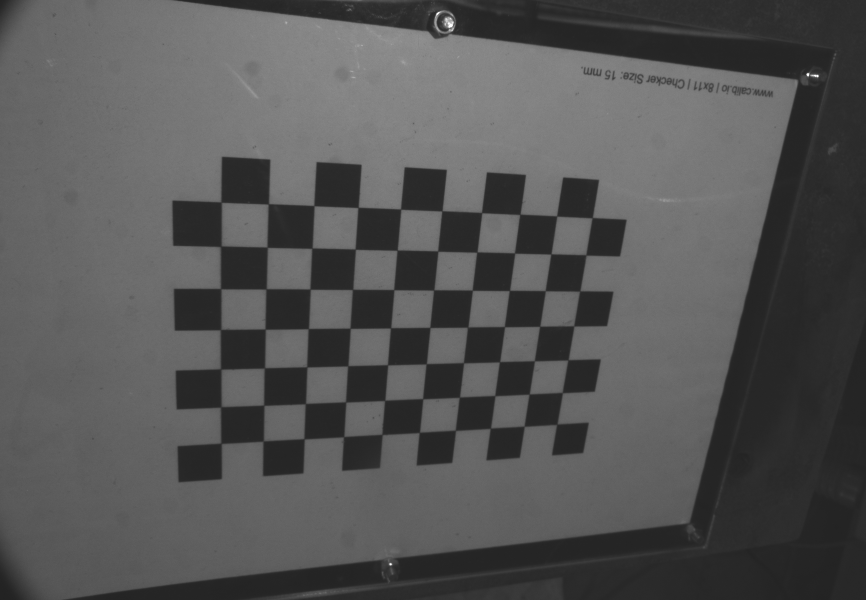
#> input picture VisionVer10/Mycamera/CheckerBoard/1.png, 1732 x 1200 px (shown at 1/2 size); its folder holds only this picture in this run
$ python VideoCapture.py
#> lines starting #> are read from the running program, lines starting #| are printed output that depends on the picture; long printed decimals are rounded
### VisionVer10/MyLibrary.py
import sys
import cv2 as cv
import numpy as np
import serial
import time
from math import log

class vision():
    def __init__(self):
        self.intrinsic=np.array([[1.42612167e+03, 0.00000000e+00, 9.47753525e+02],
                                [0.00000000e+00, 1.42350603e+03, 5.80233535e+02],
                                [0.00000000e+00, 0.00000000e+00, 1.00000000e+00]])
        self.dist_coffs=np.array([[-8.76138852e-02, 2.07436397e-02, 1.09728038e-03, -3.02686811e-05, 3.81461021e-01]])
        # eye to hand coordinatex`
        self.eye2hand = np.array([[-9.02106742e-01 ,-2.94502342e-01, -3.15391497e-01,  7.38807766e+01],
                                [ 4.25587844e-01, -7.27928315e-01, -5.37582882e-01,  2.08396646e+02],
                                [-7.12629839e-02, -6.19183929e-01,  7.82005658e-01, -1.16456924e+02],
                                [ 0.00000000e+00,  0.00000000e+00,  0.00000000e+00,  1.00000000e+00]])
        # coeffcients of laser plane: ax + by + cz + d = 0
        a = 7.73439152e-02
        b = 1.75084734e+00
        c = -1
        d  = 2.73260711e+02
        self.plane = [a,b,c,d]
        self.rows = 1208
        self.cols = 1928

    # [177 lines left out: functions Preprocessing, LaserCenter, CrossLaser, TripleLaser, CD, houghline and 6 more, not called in this run]

    def CalibParams(self):
        square_size = 15
        objp = np.zeros((7*10,3), np.float32)
        objp[:,:2] = np.mgrid[0:10,0:7].T.reshape(-1,2)*square_size
        return objp


class yaskawa():
    # [79 lines left out: functions __init__, __bbc, __SplitData, __ReadUntil, RposC, __CombineData, not called in this run]

    def __bytes_needed(self,number):
        return int(log(number, 256)) + 1

    # [38 lines left out: functions hold, movL, not called in this run]
                        # time.sleep(0.02)
                        # currP = self.RposC()
                        # distance = np.linalg.norm(position[0:3] - currP[0:3]) # calculate distance respectively to x axis


### VisionVer10/VideoCapture.py
# sourse: https://stackoverflow.com/questions/39272510/camera-calibration-with-circular-pattern/39328596
import cv2 as cv
import glob
from MyLibrary import vision

vis = vision()
objp = vis.CalibParams()
# termination criteria
criteria = (cv.TERM_CRITERIA_EPS + cv.TERM_CRITERIA_MAX_ITER, 30, 0.001)

out = cv.VideoWriter('outpy.mp4',cv.VideoWriter_fourcc(*'MP4V'), 10, (1732,1200), 0)

# Arrays to store object points and image points from all the ima ges.
objpoints = [] # 3d point in real world space
imgpoints = [] # 2d points in image plane.
count = 0
images = glob.glob('D:/Desktop/Mycamera/CheckerBoard/*.png')
for fname in images:
    img = cv.imread(fname)
#> img is the input picture: shape (1200, 1732, 3); min 34, max 255, mean 84.6
    gray = cv.cvtColor(img,cv.COLOR_BGR2GRAY)
    ret, corners = cv.findChessboardCorners(gray, (10,7),None)
#> ret = True; corners = 70 rows, first 8: [1114.7, 848.5], [1048.6, 852.9], [981.2, 857], [911.7, 861.4], [839.2, 865.3], [764.5, 869.5], [687.8, 873.9], [608.5, 878]
    if ret == True:
        objpoints.append(objp.astype('float32'))
        corners2 = cv.cornerSubPix(gray,corners,(11,11),(-1,-1),criteria)
#> corners2 = 70 rows, first 8: [1114.2, 849], [1048.8, 852.9], [981.2, 857], [911.3, 861.1], [839.2, 865.2], [764.6, 869.4], [687.8, 873.9], [608.6, 878.1]
        imgpoints.append(corners2)
        # Draw and display the corners
        img = cv.drawChessboardCorners(img, (10,7), corners2,ret)
        cv.circle(img, (int(corners2[0][0][0]),int(corners2[0][0][1])), 20, [255,0,0], 10)
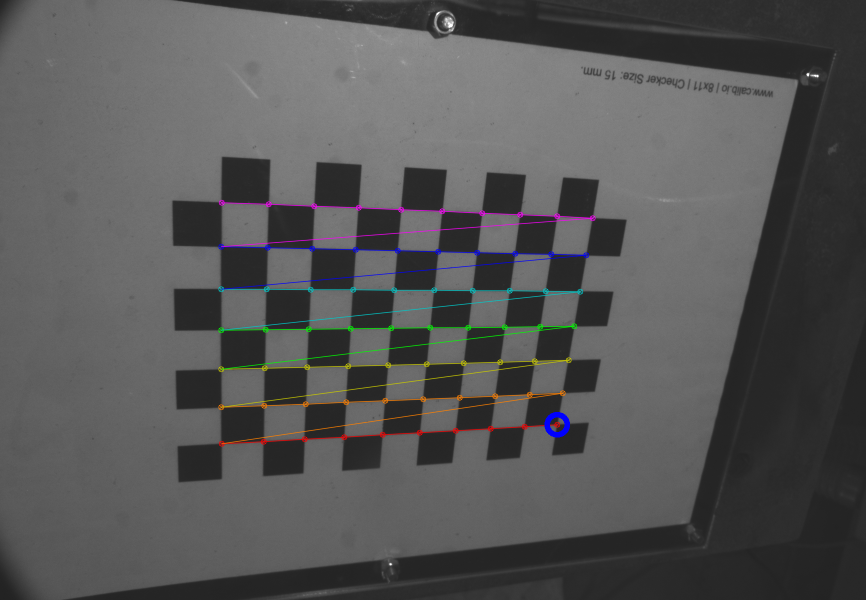
#> img: shape (1200, 1732, 3) (shown at 1/2 size); mean B, G, R 85, 84.9, 85
        resized = cv.resize(img, (960, 520), interpolation = cv.INTER_AREA)
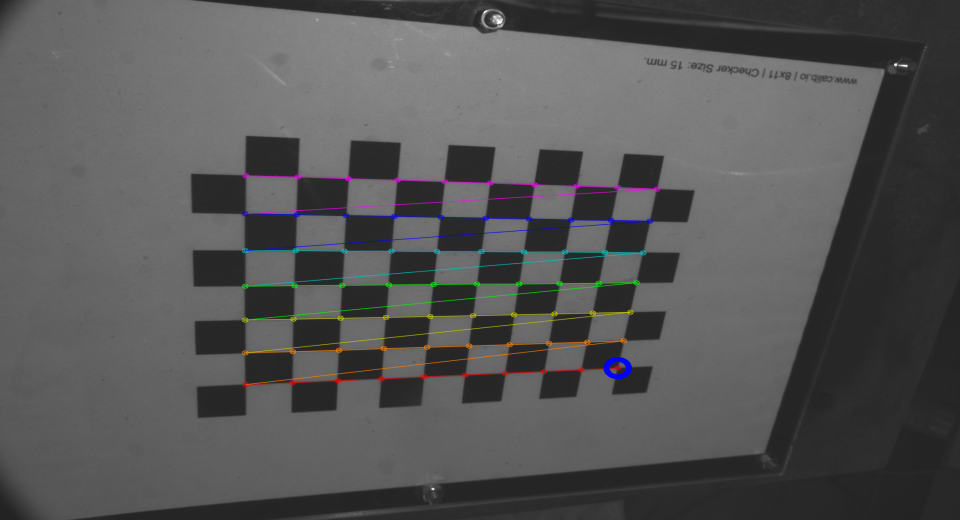
#> resized: shape (520, 960, 3); mean B, G, R 85, 84.9, 85
        out.write(gray)
        print(gray.shape)
#| (1200, 1732)
        cv.imshow('img',resized)
        count = count + 1
        cv.waitKey(100)
ret, mtx, dist, rvecs, tvecs = cv.calibrateCamera(objpoints, imgpoints, gray.shape[::-1],None,None)
#> ret = 0.14; mtx = [[1357.2, 0, 864.5], [0, 1313.4, 619.9], [0, 0, 1]]; dist = [[-0.0999, 0.291, 0.00192, 0.00792, -0.167]]; rvecs = ([0.477, 0.484, -3.02],); tvecs = ([52.07, 49.43, 283.2],)
print("RMS: " ,ret)
#| RMS:  0.1399
print("total of images:" ,count)
print("intrinsic", mtx)
#| intrinsic [[1.35722294e+03 0.00000000e+00 8.64467899e+02]
#|  [0.00000000e+00 1.31342588e+03 6.19902566e+02]
#|  [0.00000000e+00 0.00000000e+00 1.00000000e+00]]
print("dist_coffs", dist)
#| dist_coffs [[-0.09985  0.2912  0.001916  0.007922 -0.1671]]
cv.destroyAllWindows()

$ run again, on VisionVer10/Mycamera/CheckerBoard/2.png
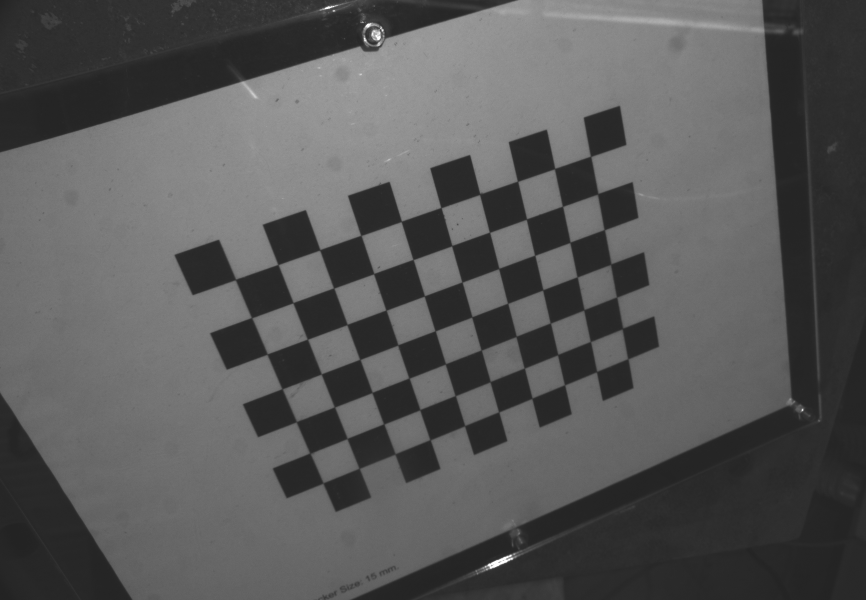
#> input picture VisionVer10/Mycamera/CheckerBoard/2.png, 1732 x 1200 px (shown at 1/2 size)
#> img is the input picture: shape (1200, 1732, 3); min 34, max 255, mean 88.2
#> `ret, corners = cv.findChessboardCorners(gray, (10,7),None)`: ret = True; corners = 70 rows, first 8: [471.2, 559.5], [556.5, 529.6], [640.3, 499.7], [722, 471.2], [803.1, 443.1], [882.5, 415.5], [959.4, 389.6], [1035.4, 362.7]
#> corners2 = 70 rows, first 8: [471.3, 559.3], [556.5, 529.5], [640.1, 500.2], [722.4, 471.3], [803, 443.2], [882.4, 415.7], [960.1, 388.4], [1035.6, 363]
#> `cv.circle(img, (int(corners2[0][0][0]),int(corners2[0][0][1])), 20, [2..`:
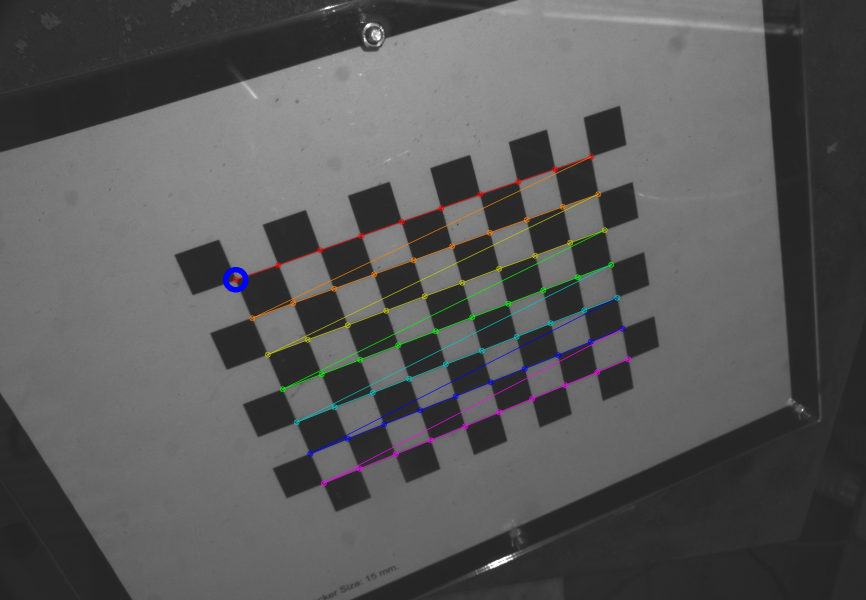
#> img: shape (1200, 1732, 3) (shown at 1/2 size); mean B, G, R 88.5, 88.5, 88.6
#> `resized = cv.resize(img, (960, 520), interpolation = cv.INTER_AREA)`:
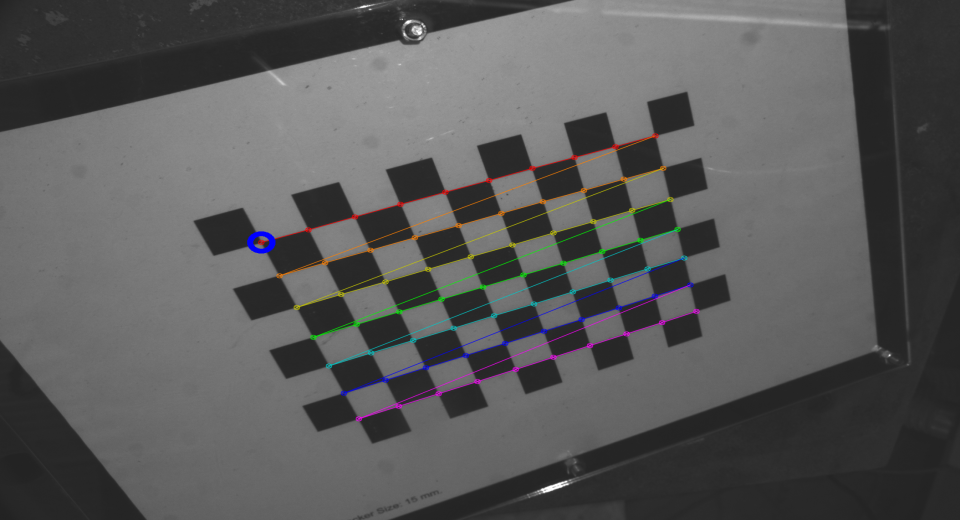
#> resized: shape (520, 960, 3); mean B, G, R 88.5, 88.5, 88.6
#| (1200, 1732)
#> `ret, mtx, dist, rvecs, tvecs = cv.calibrateCamera(objpoints, imgpoints..`: ret = 0.155; mtx = [[1336, 0, 890.4], [0, 1322.9, 562.1], [0, 0, 1]]; dist = [[-0.147, 0.977, 0.00179, 0.00301, -3.68]]; rvecs = ([0.362, -0.24, -0.315],); tvecs = ([-70.7, -0.489, 222.8],)
#| RMS:  0.1546
#| intrinsic [[1.33603366e+03 0.00000000e+00 8.90419662e+02]
#|  [0.00000000e+00 1.32288930e+03 5.62090689e+02]
#|  [0.00000000e+00 0.00000000e+00 1.00000000e+00]]
#| dist_coffs [[-1.46669392e-01  9.76535102e-01  1.78854651e-03  3.00932154e-03
#|   -3.67859766e+00]]

$ run again, on VisionVer10/Mycamera/CheckerBoard/4.png
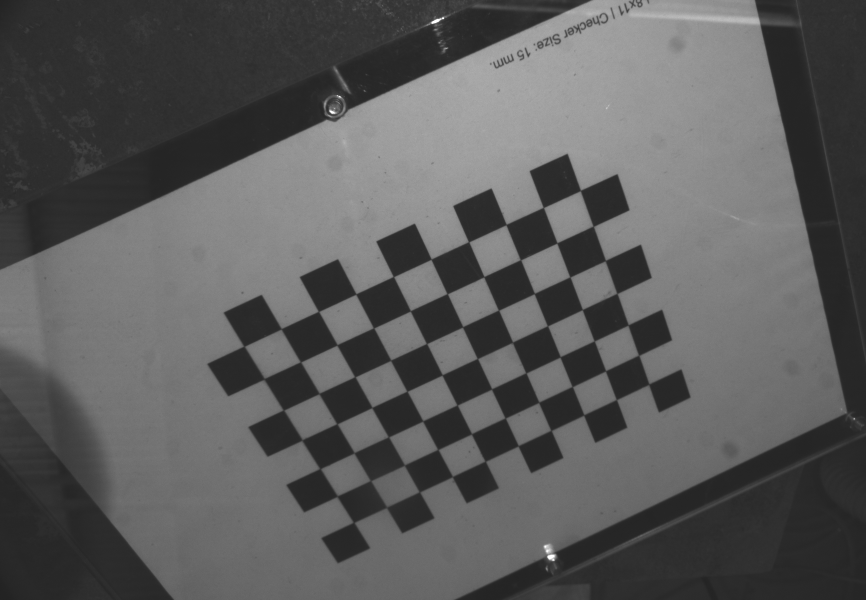
#> input picture VisionVer10/Mycamera/CheckerBoard/4.png, 1732 x 1200 px (shown at 1/2 size)
#> img is the input picture: shape (1200, 1732, 3); min 34, max 255, mean 90.9
#> `ret, corners = cv.findChessboardCorners(gray, (10,7),None)`: ret = True; corners = 70 rows, first 8: [1296.4, 767.5], [1233.5, 800], [1166.4, 829.3], [1103.1, 859.5], [1038.6, 893.2], [971, 923], [905, 954], [838.7, 986.2]
#> corners2 = 70 rows, first 8: [1298.1, 768.8], [1233.2, 799.7], [1168, 830.4], [1102.6, 861.3], [1036.8, 892.1], [970.9, 922.9], [905.4, 953.8], [839.3, 984.3]
#> `cv.circle(img, (int(corners2[0][0][0]),int(corners2[0][0][1])), 20, [2..`:
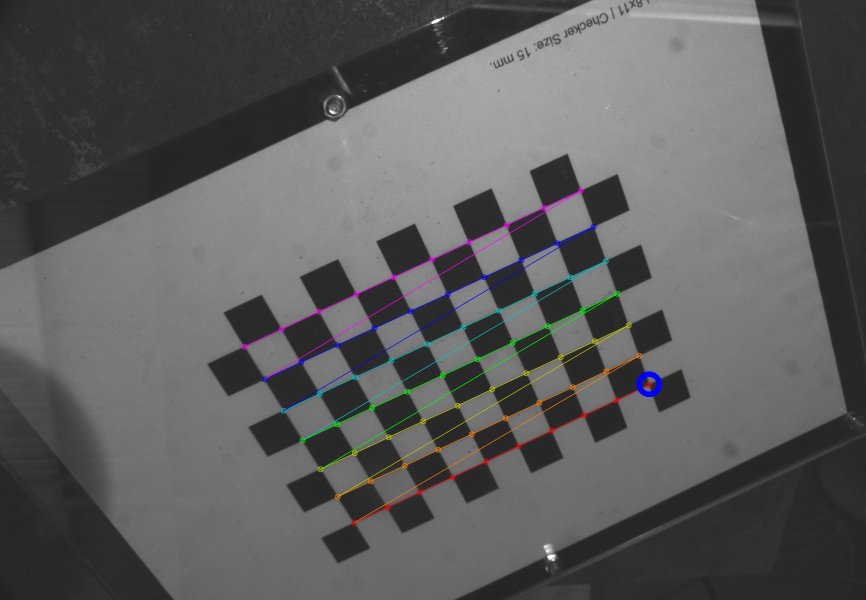
#> img: shape (1200, 1732, 3) (shown at 1/2 size); mean B, G, R 91.3, 91.2, 91.3
#> `resized = cv.resize(img, (960, 520), interpolation = cv.INTER_AREA)`:
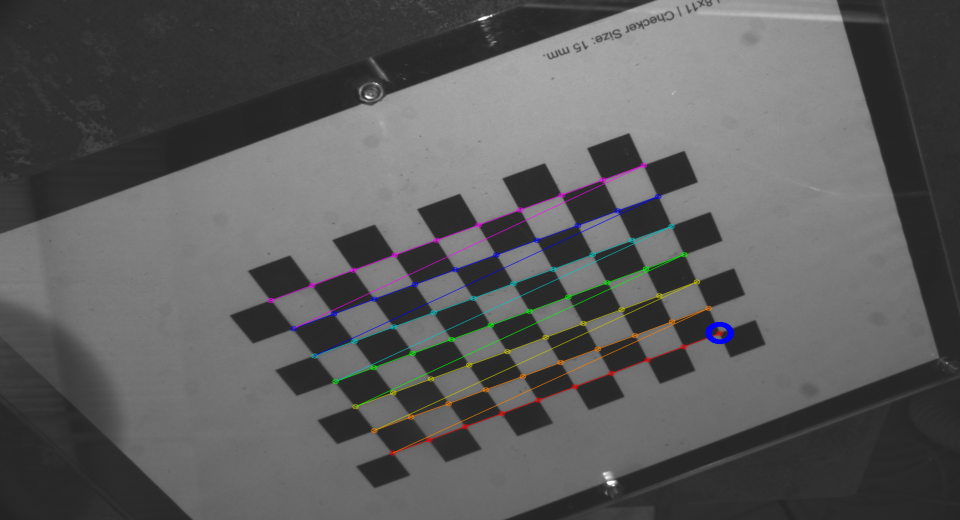
#> resized: shape (520, 960, 3); mean B, G, R 91.3, 91.2, 91.3
#| (1200, 1732)
#> `ret, mtx, dist, rvecs, tvecs = cv.calibrateCamera(objpoints, imgpoints..`: ret = 0.157; mtx = [[1260.2, 0, 907.3], [0, 1258.8, 523.7], [0, 0, 1]]; dist = [[-0.0843, 0.17, 0.00547, 0.00553, -0.294]]; rvecs = ([-0.139, -0.474, 2.67],); tvecs = ([81.03, 50.78, 260.9],)
#| RMS:  0.1574
#| intrinsic [[1.26024988e+03 0.00000000e+00 9.07312128e+02]
#|  [0.00000000e+00 1.25881864e+03 5.23724404e+02]
#|  [0.00000000e+00 0.00000000e+00 1.00000000e+00]]
#| dist_coffs [[-0.0843  0.1702  0.005465  0.005525 -0.2937]]

$ run again, on VisionVer10/Mycamera/CheckerBoard/6.png
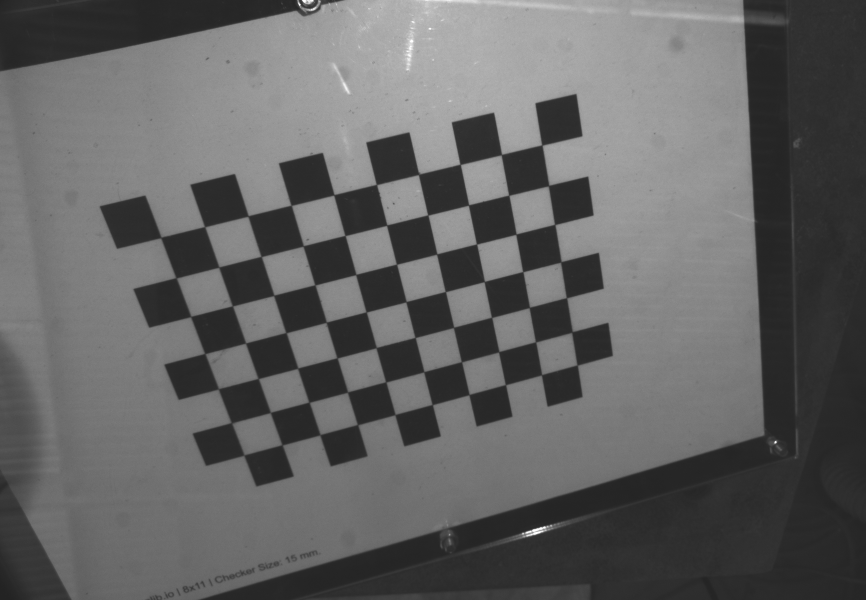
#> input picture VisionVer10/Mycamera/CheckerBoard/6.png, 1732 x 1200 px (shown at 1/2 size)
#> img is the input picture: shape (1200, 1732, 3); min 34, max 255, mean 99.2
#> `ret, corners = cv.findChessboardCorners(gray, (10,7),None)`: ret = True; corners = 70 rows, first 8: [322.1, 475.6], [409.6, 453.8], [496.7, 432.4], [582.3, 411.1], [668.5, 389.9], [753.6, 369.4], [837.1, 350.1], [920.5, 329]
#> corners2 = 70 rows, first 8: [322.2, 475.4], [409.8, 453.9], [496.6, 432.5], [582.7, 411.1], [668.2, 390.2], [753.4, 369.6], [837.9, 348.8], [920.7, 329.1]
#> `cv.circle(img, (int(corners2[0][0][0]),int(corners2[0][0][1])), 20, [2..`:
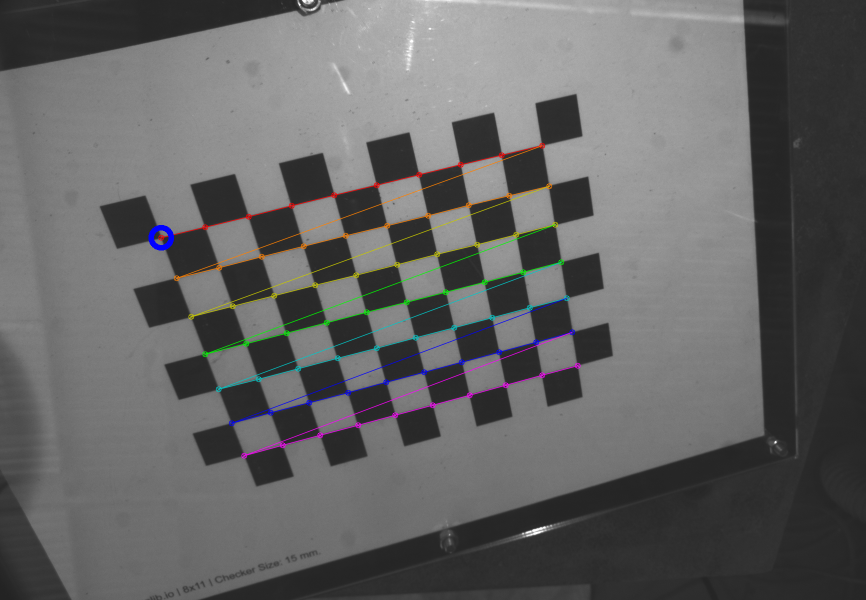
#> img: shape (1200, 1732, 3) (shown at 1/2 size); mean B, G, R 99.5, 99.4, 99.5
#> `resized = cv.resize(img, (960, 520), interpolation = cv.INTER_AREA)`:
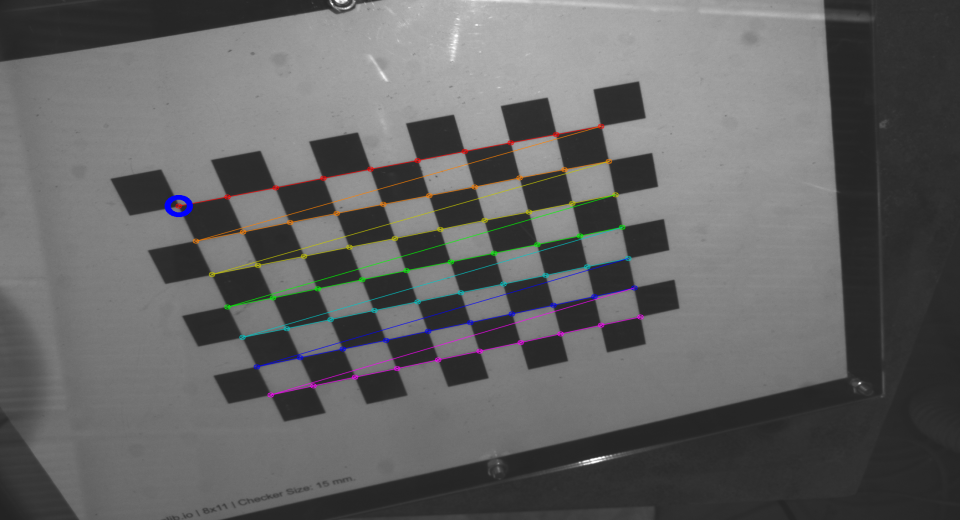
#> resized: shape (520, 960, 3); mean B, G, R 99.5, 99.4, 99.5
#| (1200, 1732)
#> `ret, mtx, dist, rvecs, tvecs = cv.calibrateCamera(objpoints, imgpoints..`: ret = 0.157; mtx = [[1319.3, 0, 905.8], [0, 1312.1, 553], [0, 0, 1]]; dist = [[-0.0808, 0.024, 0.00154, 0.000687, 0.405]]; rvecs = ([0.342, -0.133, -0.233],); tvecs = ([-98.66, -13.25, 220],)
#| RMS:  0.1573
#| intrinsic [[1.31928126e+03 0.00000000e+00 9.05836393e+02]
#|  [0.00000000e+00 1.31211257e+03 5.53022572e+02]
#|  [0.00000000e+00 0.00000000e+00 1.00000000e+00]]
#| dist_coffs [[-0.0808  0.02401   0.001545   0.0006871  0.4048]]
